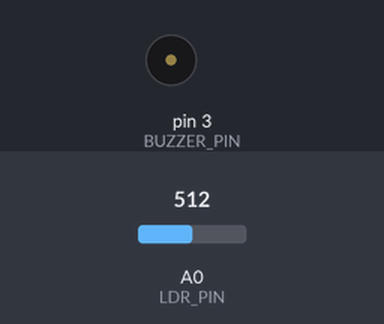
The sketch below on a simulated Arduino Uno, built with avr-gcc and run on an emulated ATmega328P. Parts: buzzer (waves = sounding). Inputs (shaded band) come from the test bench; at power-on: A0 (LDR_PIN) = 512.

Above: at 0.4 s.
Timing chart, 0 to 3.0 s (numbered marks = the images above):
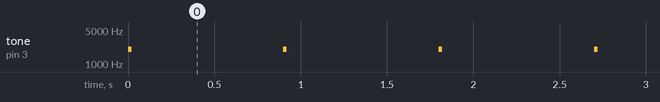

The sketch:

sketch.ino
```cpp
// give names to pins
#define BUZZER_PIN 3
#define LDR_PIN A0

void setup()
{
    // set buzzer pin to output mode
    pinMode(BUZZER_PIN, OUTPUT);
}

void loop()
{
    int val, frequency;

    // get illumination level from LDR_PIN
    val = analogRead(LDR_PIN);

    // set the frequency from 1500 to 2500 Hz based on LDR_PIN read
    frequency = map(val, 0, 1023, 1500, 2500);

    // vibrate piezoelectric speaker at given frequency for 20 milliseconds
    tone(BUZZER_PIN, frequency, 20);

    // wait so sound is not so obnoxious
    delay(900);
}
```

Measured:
- by itself, tone on pin 3 (BUZZER_PIN): alternates 2000 Hz for 0.02 s and silent for 0.88 s
